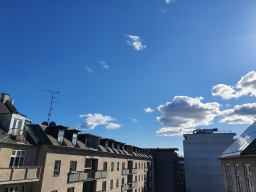
#> input picture exams/2021/spring/data/sky.png, 256 x 192 px
$ python Exercise4.py
#> lines starting #> are read from the running program, lines starting #| are printed output that depends on the picture
### Setup ###
import numpy as np
from skimage import io
from skimage.morphology import erosion, dilation, opening, closing
from skimage.morphology import disk

in_dir = "data/"

### Q.4 ###

# Load photo sky.png from data folder
img = io.imread(in_dir + "sky.png")
#> img is the input picture: shape (192, 256, 3); mean R, G, B 80.3, 115.1, 156.9

# Do an RGB threshold with the limits R < 100, G > 85, G < 200 and B > 150,
# where values within these limits are set to foreground and the rest to background
img_thresh = np.zeros((img.shape[0], img.shape[1]))

r_comp = img[:, :, 0]
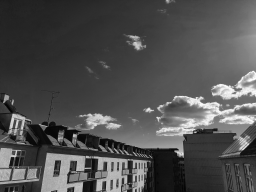
#> r_comp: shape (192, 256); min 4, max 253, mean 80.3
g_comp = img[:, :, 1]
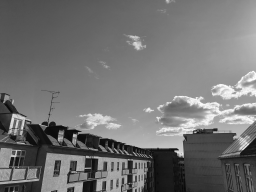
#> g_comp: shape (192, 256); min 8, max 255, mean 115.1
b_comp = img[:, :, 2]
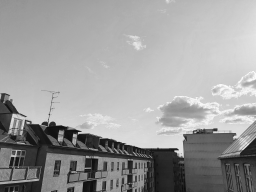
#> b_comp: shape (192, 256); min 12, max 252, mean 156.9

img_thresh[(r_comp < 100) & (g_comp > 85) & (g_comp < 200) & (b_comp > 150)] = 1

# Morphological erode using a disk.shaped structuring element with a radius of 5
img_erode = erosion(img_thresh, disk(5))

# How many foreground pixels are there in the eroded image?
n_foreground = np.sum(img_erode)
print(f"Number of foreground pixels in the eroded image: {n_foreground}")
